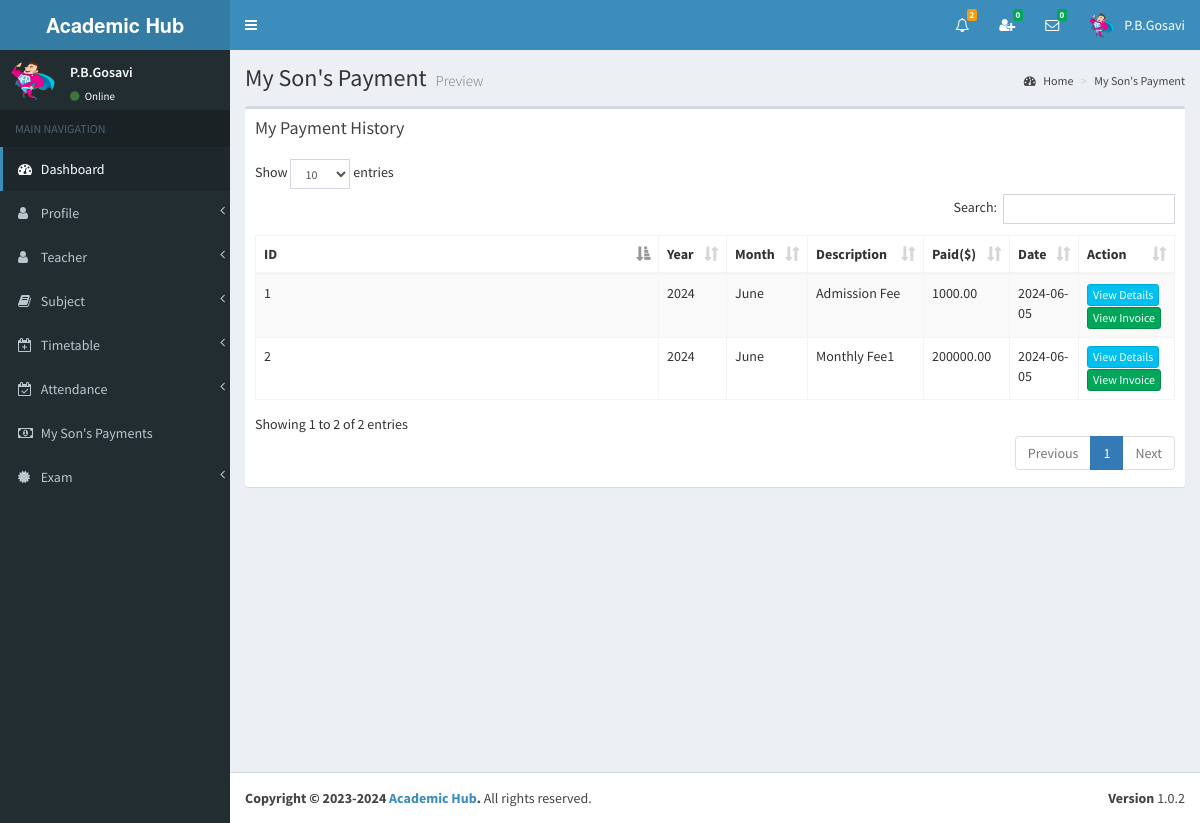
/view/my_sons_payments.php (signed in), run on the app's committed database.
### tables this page shows
CREATE TABLE `parents` (
  `id` int(11) NOT NULL,
  `index_number` varchar(255) NOT NULL,
  `my_son_index` bigint(11) NOT NULL,
  `full_name` varchar(255) NOT NULL,
  `i_name` varchar(255) NOT NULL,
  `gender` varchar(255) NOT NULL,
  `address` varchar(255) NOT NULL,
  `phone` varchar(255) NOT NULL,
  `email` varchar(255) NOT NULL,
  `image_name` varchar(255) NOT NULL,
  `b_date` date NOT NULL,
  `reg_date` date NOT NULL,
  `reg_year` year(4) NOT NULL,
  `reg_month` varchar(255) NOT NULL,
  `_status` varchar(255) NOT NULL
);

CREATE TABLE `student_payment` (
  `id` int(11) NOT NULL,
  `index_number` bigint(11) NOT NULL,
  `year` year(4) NOT NULL,
  `month` varchar(255) NOT NULL,
  `date` date NOT NULL,
  `paid` double(11,2) NOT NULL,
  `_status` varchar(255) NOT NULL,
  `student_status` varchar(255) NOT NULL
);

### view/my_sons_payments.php (the view, shortened to what this page needs)
<?php include_once('head.php'); ?>
<?php include_once('header_parents.php'); ?>
<?php include_once('sidebar3.php'); ?>
<div class="content-wrapper">
    <section class="content-header">
    	<h1>
        	My Son's Payment
        	<small>Preview</small>
        </h1>
        <ol class="breadcrumb">
        	<li><a href="#"><i class="fa fa-dashboard"></i> Home</a></li>
            <li><a href="#">My Son's Payment</a></li>
    	</ol>
	</section>
	<section class="content" >
    	<div class="row" id="table1">
        	<div class="col-md-10">
            	<div class="box">
                	<div class="box-header">
<?php
include_once('../controller/config.php');
$index=$_SESSION["index_number"];
$sql1="SELECT * FROM parents WHERE index_number='$index'";
$result1=mysqli_query($conn,$sql1);
$row1=mysqli_fetch_assoc($result1);
$my_son_index=$row1['my_son_index'];
?>
                  		<h3 class="box-title">My Payment History</h3>
                	</div>
                	<div class="box-body table-responsive">
                		<table id="example1" class="table table-bordered table-striped">
                            <thead>
                                <th class="col-md-1">ID</th>
                                <th class="col-md-1">Year</th>
                                <th class="col-md-1">Month</th>
                                <th class="col-md-1">Description</th>
                                <th class="col-md-1">Paid($)</th>
                                <th class="col-md-1">Date</th>
                                <th class="col-md-2">Action</th>
                            </thead>
                        	<tbody>
<?php
include_once('../controller/config.php');
$sql="select * from student_payment where index_number='$my_son_index'";
$result=mysqli_query($conn,$sql);
$count = 0;
if(mysqli_num_rows($result) > 0) {
	while($row=mysqli_fetch_assoc($result)){
		$count++;
?>
                                <tr>
                                    <td><?php echo $count; ?></td>
               <td id="td_year_<?php echo $count; ?>"><?php echo $row['year']; ?></td>
               <td id="td_month_<?php echo $count; ?>"><?php echo $row['month']; ?></td>
               <td id="td_status_<?php echo $count; ?>"><?php echo $row['_status']; ?></td>
               <td id="td_paid_<?php echo $count; ?>"><?php echo $row['paid']; ?></td>
               						<td id="td_date_<?php echo $count; ?>"><?php echo $row['date']; ?></td>
                                    <td>
<a href="#" onClick="showModal3(this)" class="btn btn-info btn-xs" data-id="<?php echo $my_son_index; ?>,<?php echo $row['year']; ?>,<?php echo $row['month']; ?>">View Details</a>
<a href="#" onClick="showModal4(this)" class="btn btn-success btn-xs" data-id="<?php echo $my_son_index; ?>,<?php echo $row['_status']; ?>,<?php echo $row['paid']; ?>,<?php echo $row['year']; ?>,<?php echo $row['month']; ?>,<?php echo $row['date']; ?>" >View Invoice</a>
                               		</td>
                            	</tr>
<?php } } ?>
                        	</tbody>
                    	</table>
                	</div>
            	</div>
        	</div>
        </div>
     </section>
    <section class="content">
	</section>
</div>
<?php include_once('footer.php');?>

### view/header_parents.php (shortened to what this page needs)
<body class="hold-transition skin-blue sidebar-mini" >
<div class="wrapper">
  <header class="main-header" >
    <a href="" class="logo">
      <span class="logo-lg"><strong>Academic Hub </strong></span>
    </a>
    <nav class="navbar navbar-static-top">
		<a href="#" class="sidebar-toggle" data-toggle="offcanvas" role="button">
       	</a>
		<div class="navbar-custom-menu">
			<ul class="nav navbar-nav">
              <li class="dropdown notifications-menu">
                <a href="#" class="dropdown-toggle" data-toggle="dropdown">
                  <i class="fa fa-bell-o"></i>
<?php
include_once('../controller/config.php');
$my_type=$_SESSION["type"];
$my_index=$_SESSION["index_number"];
if($my_type == 'Parents'){
	$sql1="SELECT COUNT(id) FROM notification_history WHERE user_type='Parents' AND index_number='$my_index' AND _isread='0'";
	$result1=mysqli_query($conn,$sql1);
	$row1=mysqli_fetch_assoc($result1);
	$notfi_count=$row1['COUNT(id)'];
?>
                  <span class="label label-warning"><?php echo $notfi_count; ?></span>
                </a>
              </li>
<?php }  ?>
<?php
include_once('../controller/config.php');
$my_index=$_SESSION["index_number"];
$my_type=$_SESSION["type"];
$sql="SELECT count(id)
      FROM my_friends
      WHERE my_index='$my_index' AND _status='Pending' AND _isread='0'";
$result=mysqli_query($conn,$sql);
$row=mysqli_fetch_assoc($result);
$unread_count=$row['count(id)'];
?>
              <li class="dropdown messages-menu"  id="friend_request">
              	<a href="#" class="dropdown-toggle" data-toggle="dropdown" onClick="showFriendRequest('<?php echo $my_index; ?>','<?php echo $my_type; ?>')">
                  <i class="fa fa-user-plus"></i>
                  <span class="label label-success"><?php echo $unread_count; ?></span>
                </a>
              </li>
<?php
include_once('../controller/config.php');
$my_index=$_SESSION["index_number"];
$unread_msg_count=0;
$sql="SELECT * FROM my_friends WHERE my_index='$my_index'";
$result=mysqli_query($conn,$sql);
while($row=mysqli_fetch_assoc($result)){
	$friend_index=$row['friend_index'];
	$sql1="SELECT count(id)
		  FROM online_chat
		  WHERE user_index='$friend_index' AND _isread='0'";
	$result1=mysqli_query($conn,$sql1);
	$row1=mysqli_fetch_assoc($result1);
	$unread_msg_count+=$row1['count(id)'];
}
?>
              <li class="dropdown messages-menu" id="unread_msg">
                <a href="#" class="dropdown-toggle" data-toggle="dropdown" >
                  <i class="fa fa-envelope-o"></i>
                  <span class="label label-success"><?php echo $unread_msg_count; ?></span>
                </a>
<?php
include_once('../controller/config.php');
$index=$_SESSION["index_number"];
$type=$_SESSION["type"];
$time='';
$file_path='';
	$sql="SELECT
           DISTINCT conversation_id,friend_index
           FROM
              my_friends
           WHERE
              	my_index='$index'
           ORDER BY
              conversation_id";
	$result=mysqli_query($conn,$sql);
	while($row=mysqli_fetch_assoc($result)){
		$conversation_id=$row['conversation_id'];
		$friend_index=$row['friend_index'];
		$sql3="SELECT * FROM my_friends WHERE conversation_id='$conversation_id' and friend_index='$friend_index'";
		$result3=mysqli_query($conn,$sql3);
		$row3=mysqli_fetch_assoc($result3);
		$friend_type=$row3['friend_type'];
		if($friend_type == "Admin"){
			$sql1="SELECT * FROM admin WHERE index_number='$friend_index'";
			$result1=mysqli_query($conn,$sql1);
			$row1=mysqli_fetch_assoc($result1);
			$friend_name=$row1['i_name'];
			$friend_image=$row1['image_name'];
		}
		if($friend_type == "Teacher"){
			$sql1="SELECT * FROM teacher WHERE index_number='$friend_index'";
			$result1=mysqli_query($conn,$sql1);
			$row1=mysqli_fetch_assoc($result1);
			$friend_name=$row1['i_name'];
			$friend_image=$row1['image_name'];
		}
		if($friend_type == "Student"){
			$sql1="SELECT * FROM student WHERE index_number='$friend_index'";
			$result1=mysqli_query($conn,$sql1);
			$row1=mysqli_fetch_assoc($result1);
			$friend_name=$row1['i_name'];
			$friend_image=$row1['image_name'];
		}
		$sql2="SELECT * FROM online_chat WHERE conversation_id='$conversation_id' ORDER BY id DESC LIMIT 1";
		$result2=mysqli_query($conn,$sql2);
		while($row2=mysqli_fetch_assoc($result2)){
			$last_msg=$row2['msg'];
			$msg_time=$row2['time'];
			$datetime1 = new DateTime($msg_time);
			$datetime2 = new DateTime();
			$interval = $datetime1->diff($datetime2);
			$year = $interval->format('%y y ');
			$month = $interval->format('%m m ');
			$days = $interval->format('%a d');
			$hours = $interval->format('%h h');
			$minutes = $interval->format('%i mins');
			$seconds = $interval->format('%s sec');
			if($year>0){
				$time=$year;
			}else if($month>0){
				$time=$month;
			}else if($days>0){
				$time=$days;
			}else if($hours>0){
				$time=$hours;
			}else if($minutes>0){
				$time=$minutes;
			}else{
				$time=$seconds;
			}
			if($type=="Admin"){
				$file_path="my_friends.php?do=showChatBox&my_index=$index&conversation_id=$conversation_id&friend_index=$friend_index&my_type=$type";
			}
			if($type=="Teacher"){
				$file_path="my_friends2.php?do=showChatBox&my_index=$index&conversation_id=$conversation_id&friend_index=$friend_index&my_type=$type";
			}
			if($type=="Student"){
				$file_path="my_friends1.php?do=showChatBox&my_index=$index&conversation_id=$conversation_id&friend_index=$friend_index&my_type=$type";
			}
?>
                      <li>
                        <a href="<?php echo $file_path; ?>" onClick="msgRead('<?php echo $index; ?>','<?php echo $conversation_id; ?>','<?php echo $friend_index; ?>','<?php echo $type; ?>')">
                          <div class="pull-left">
                            <img src="../<?php echo $friend_image; ?>" class="img-circle" alt="User Image">
                          </div>
                          <h4>
                            <?php echo $friend_name; ?>
                            <small><i class="fa fa-clock-o"></i> <?php echo $time; ?></small>
                          </h4>
                          <p><?php echo $last_msg; ?></p>
                        </a>
                      </li>
 <?php } } ?>
              </li>
<?php
include_once('../controller/config.php');
if($type=="Parents"){
	$sql="SELECT * FROM parents WHERE index_number='$index'";
	$result=mysqli_query($conn,$sql);
	$row=mysqli_fetch_assoc($result);
}
?>
            	<li class="dropdown user user-menu">
                    <a href="#" class="dropdown-toggle" data-toggle="dropdown">
                      <img src="../<?php echo $row['image_name']; ?>" class="user-image" alt="User Image">
                      <span class="hidden-xs"><?php echo $row['i_name']; ?></span>
                    </a>
              </li>
            </ul>
        </div>
	</nav>
  </header>

### view/sidebar3.php (shortened to what this page needs)
  <aside class="main-sidebar">
    <section class="sidebar">
<?php
include_once('../controller/config.php');
$index=$_SESSION["index_number"];
$sql="SELECT * FROM parents WHERE index_number='$index'";
$result=mysqli_query($conn,$sql);
$row=mysqli_fetch_assoc($result);
$name=$row['i_name'];
$image=$row['image_name'];
?>
      <div class="user-panel">
      	<div class="pull-left image">
        	<img src="../<?php echo $image; ?>" class="img-circle" alt="User Image">
        </div>
        <div class="pull-left info">
        	<p><?php echo $name; ?></p>
            <a href="#"><i class="fa fa-circle text-success"></i> Online</a>
        </div>
      </div>
      <ul class="sidebar-menu">
        <li class="header">MAIN NAVIGATION</li>
        <li class="active treeview">
          <a href="dashboard3.php">
            <i class="fa fa-dashboard"></i> <span>Dashboard</span>
          </a>
        </li>
        <li class="treeview">
          <a href="#">
            <i class="fa fa-user"></i>
            <span>Profile</span>
            <span class="pull-right-container">
              <i class="fa fa-angle-left pull-right"></i>
            </span>
          </a>
        </li>
        <li class="treeview">
          <a href="#">
            <i class="fa fa-user"></i>
            <span>Teacher</span>
            <span class="pull-right-container">
              <i class="fa fa-angle-left pull-right"></i>
            </span>
          </a>
        </li>
        <li class="treeview">
          <a href="#">
            <i class="fa fa-book"></i>
            <span>Subject</span>
            <span class="pull-right-container">
              <i class="fa fa-angle-left pull-right"></i>
            </span>
          </a>
        </li>
         <li class="treeview">
          <a href="#">
            <i class="fa fa-calendar-plus-o"></i>
            <span>Timetable</span>
            <span class="pull-right-container">
              <i class="fa fa-angle-left pull-right"></i>
            </span>
          </a>
        </li>
         <li class="treeview">
          <a href="#">
            <i class="fa fa-calendar-check-o"></i>
            <span>Attendance</span>
            <span class="pull-right-container">
              <i class="fa fa-angle-left pull-right"></i>
            </span>
          </a>
        </li>
         <li>
          <a href="my_sons_payments.php">
            <i class="fa fa-money"></i> <span>My Son's Payments</span>
          </a>
        </li>
        <li class="treeview">
          <a href="#">
            <i class="fa fa-certificate"></i>
            <span>Exam</span>
            <span class="pull-right-container">
              <i class="fa fa-angle-left pull-right"></i>
            </span>
          </a>
        </li>
      </ul>
    </section>
  </aside>

### view/my_sons_payments.php (style rules this page uses)
@media only screen and (max-width: 1200px) { [class*="col-"] { width: 100%; } }

### data on the page
parents: image_name (picture), i_name "P.B.Gosavi"
student_payment: year "2024", month "June", _status "Admission Fee", paid "1000.00", date "2024-06-05"
student_payment: year "2024", month "June", _status "Monthly Fee1", paid "200000.00", date "2024-06-05"

### other printed values
$notfi_count "2"
$unread_count "0"
$unread_msg_count "0"
